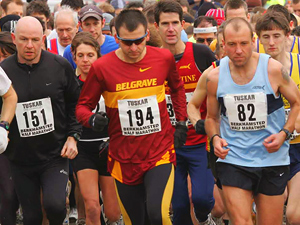
#> input picture ML code-s/MarathonBibNumberDetection/img1.jpg, 300 x 225 px
$ python visualize.py
#> lines starting #> are read from the running program, lines starting #| are printed output that depends on the picture
import cv2

Image = cv2.imread("img1.jpg")
#> Image is the input picture: shape (225, 300, 3); mean B, G, R 76.7, 87.1, 124


# (16,111),(46,105),(51,127),(20,133)

x = 111
y = 105
w = 51
h = 20

image = cv2.rectangle(Image,(x,y),(x+w,y+h), (36,255,12), 2)
cv2.putText(image, '194', (x, y-10), cv2.FONT_HERSHEY_SIMPLEX, 0.6, (36,255,12), 2)
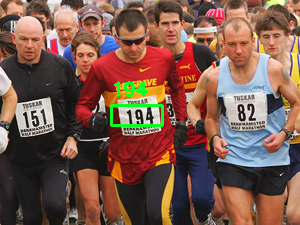
#> image: shape (225, 300, 3); mean B, G, R 76.2, 88.4, 122.3

cv2.imwrite("Detected1.png",image)
